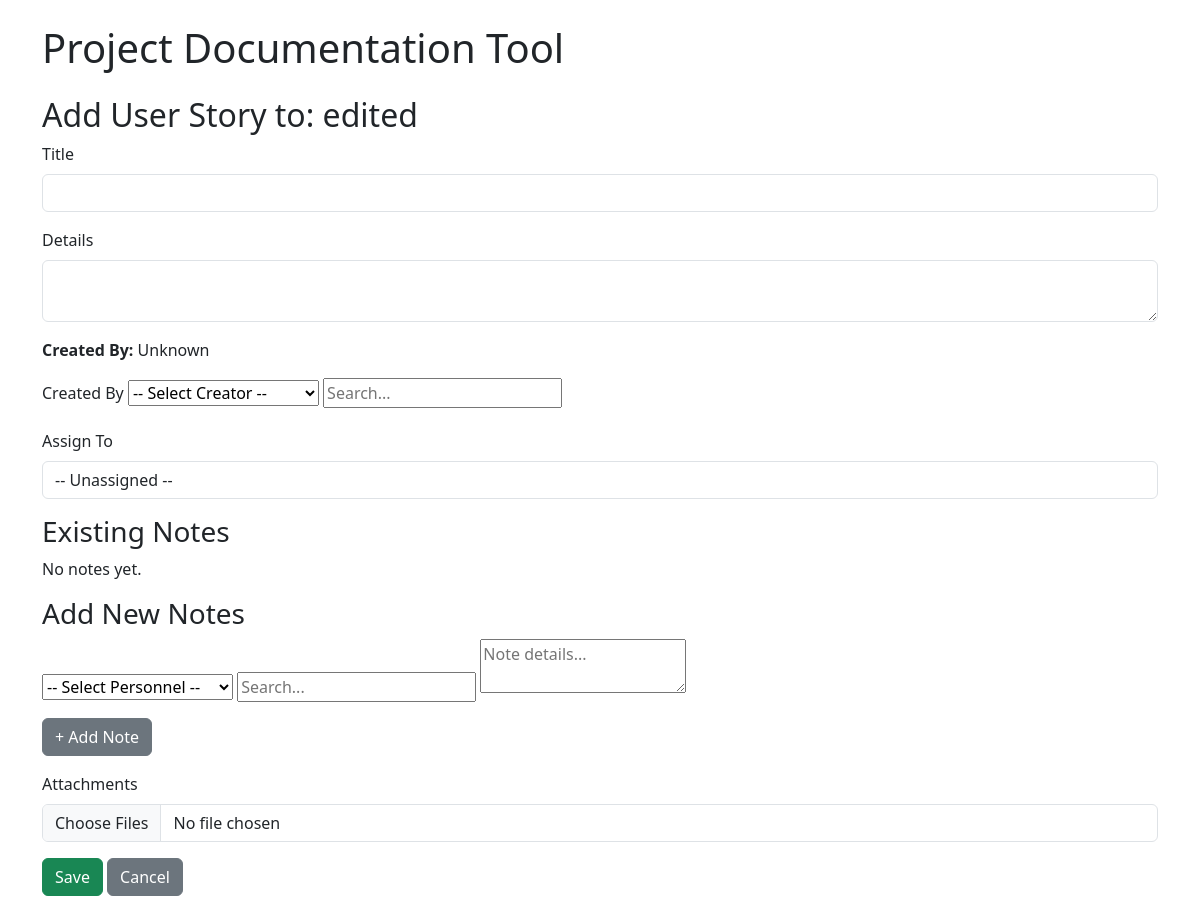
Page /feature/1/story/new on the earlier database version.
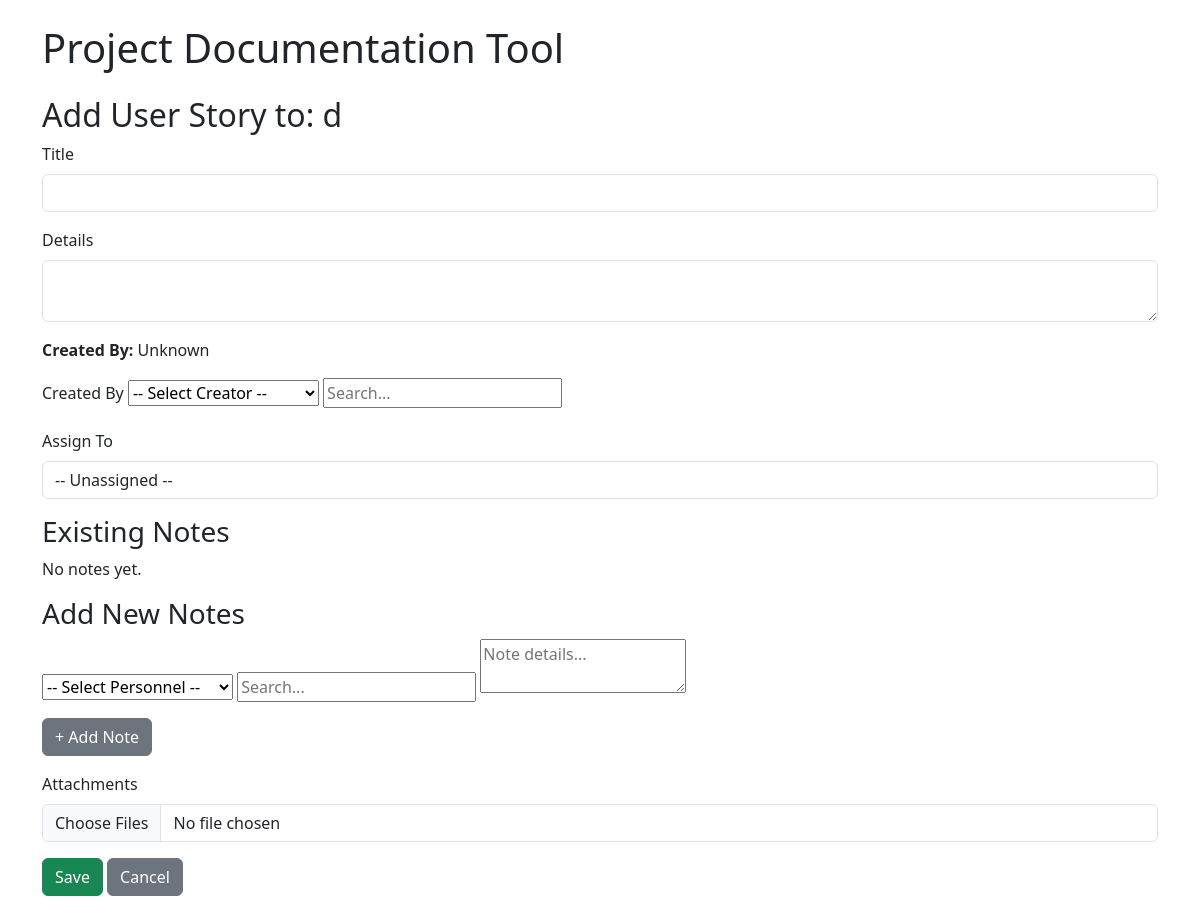
Same page on the later database version.
### models.py (models this page shows)
class Feature(db.Model):
    id = db.Column(db.Integer, primary_key=True)
    project_id = db.Column(db.Integer, db.ForeignKey('project.id'), nullable=False)
    parent_feature_id = db.Column(db.Integer, db.ForeignKey('feature.id'), nullable=True)
    title = db.Column(db.String(200), nullable=True)
    description = db.Column(db.Text)
    created_at = db.Column(db.DateTime, default=datetime.utcnow)
    parent = db.relationship('Feature', remote_side=[id], backref='subfeatures')
    user_stories = db.relationship('UserStory', backref='feature', lazy=True, cascade="all, delete-orphan")

### app.py (the view, shortened to what this page needs)
@app.route('/feature/<int:feature_id>/story/new', methods=['GET', 'POST'])
def new_story(feature_id):
    feature = Feature.query.get_or_404(feature_id)
    personnel = Personnel.query.order_by(Personnel.name).all()
    return render_template('story_form.html', feature=feature, personnel=personnel)

### templates/story_form.html (shortened to what this page needs)
{% extends 'base.html' %}
{% block content %}
<h2>{{ 'Edit' if story else 'Add' }} User Story to: {{ feature.title }}</h2>
<form method="POST" enctype="multipart/form-data">
  <div class="mb-3">
    <label class="form-label">Title</label>
    <input name="title" class="form-control" value="{{ story.title if story else '' }}" required />
  </div>
  <div class="mb-3">
    <label class="form-label">Details</label>
    <textarea name="details" class="form-control" required>{{ story.details if story else '' }}</textarea>
  </div>
<p><strong>Created By:</strong> {{ story.created_by.name if story and story.created_by else "Unknown" }}</p>
<div class="mb-3">
  <label class="form-label">Created By</label>
  <select class="person-select" name="created_by_id">
    <option value="">-- Select Creator --</option>
  </select>
  <input type="text" class="person-autocomplete" placeholder="Search...">
</div>
<div class="mb-3">
<label class="form-label" for="assigned_to">Assign To</label>
<select name="assigned_to_id" id="assigned_to" class="form-control">
  <option value="">-- Unassigned --</option>
</select>
</div>
</form>
  <div class="mb-3">
    <h3>Existing Notes</h3>
    {% if story and story.notes %}
    <table border="1" class="table">
      <tr><th>Date</th><th>Details</th><th>Personnel</th></tr>
      {% for note in story.notes %}
      <tr>
        <td>{{ note.created_at.strftime('%Y-%m-%d') }}</td>
        <td>{{ note.details }}</td>
        <td>{{ note.personnel.name }}</td>
      </tr>
      {% endfor %}
    </table>
    {% else %}
    <p>No notes yet.</p>
    {% endif %}
  </div>
  <div id="notes-section" class="mb-3">
    <h3>Add New Notes</h3>
    <div id="notes-form">
      <div class="note-block mb-3">
        <select class="person-select" name="personnel_id[]">
          <option value="">-- Select Personnel --</option>
        </select>
        <input type="text" class="person-autocomplete" placeholder="Search...">
        <textarea name="note_details[]" placeholder="Note details..."></textarea>
      </div>
    </div>
    <button type="button" class="btn btn-secondary" onclick="addNoteBlock()">+ Add Note</button>
  </div>
  <div class="mb-3">
    <label class="form-label">Attachments</label>
    <input type="file" name="attachments" class="form-control" multiple />
  </div>
  <div class="d-flex justify-content-between align-items-center">
    <div>
      <button type="submit" class="btn btn-success">Save</button>
      <a href="{{ url_for('view_project', project_id=feature.project_id) }}" class="btn btn-secondary">Cancel</a>
    </div>
  </div>
{% endblock %}

### templates/base.html (shortened to what this page needs)
<!DOCTYPE html>
<html>
  <head>
    <link
      rel="stylesheet"
      href="https://cdn.jsdelivr.net/npm/bootstrap@5.3.0/dist/css/bootstrap.min.css"
    />
    <link
      rel="stylesheet"
      href="https://code.jquery.com/ui/1.13.2/themes/base/jquery-ui.css"
    />
  </head>
  <body class="p-4">
    <div class="container">
      <h1 class="mb-4">Project Documentation Tool</h1>
      {% block content %}{% endblock %}
    </div>
  </body>
</html>

Differences in the rows shown:
changed Feature: title "edited" → "d"
